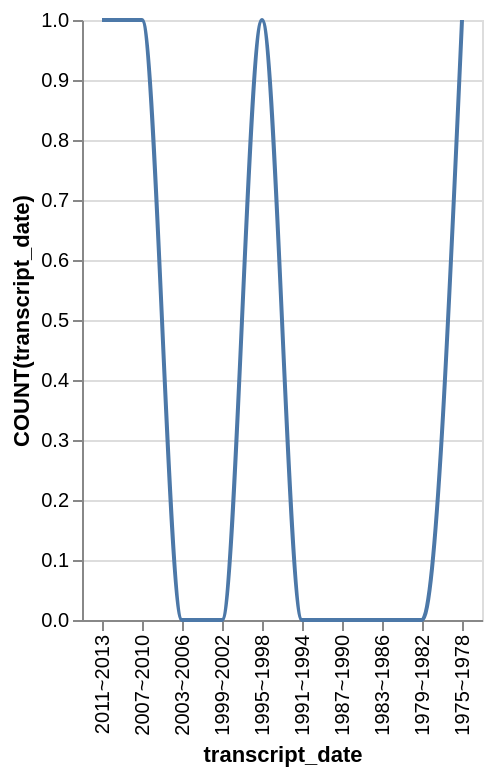

Express this chart as Vega-Lite.
### Vega-Lite specification from a JSON file in a GitHub repository (floating-point values rounded to 4 significant figures)
{"data": {"values": [{"x_data": "2011~2013", "y_data": 1}, {"x_data": "2007~2010", "y_data": 1}, {"x_data": "2003~2006", "y_data": 0}, {"x_data": "1999~2002", "y_data": 0}, {"x_data": "1995~1998", "y_data": 1}, {"x_data": "1991~1994", "y_data": 0}, {"x_data": "1987~1990", "y_data": 0}, {"x_data": "1983~1986", "y_data": 0}, {"x_data": "1979~1982", "y_data": 0}, {"x_data": "1975~1978", "y_data": 1}]}, "mark": {"type": "line", "interpolate": "monotone"}, "encoding": {"x": {"field": "x_data", "type": "nominal", "title": "transcript_date", "sort": "descending"}, "y": {"field": "y_data", "type": "quantitative", "title": "COUNT(transcript_date)"}}}
